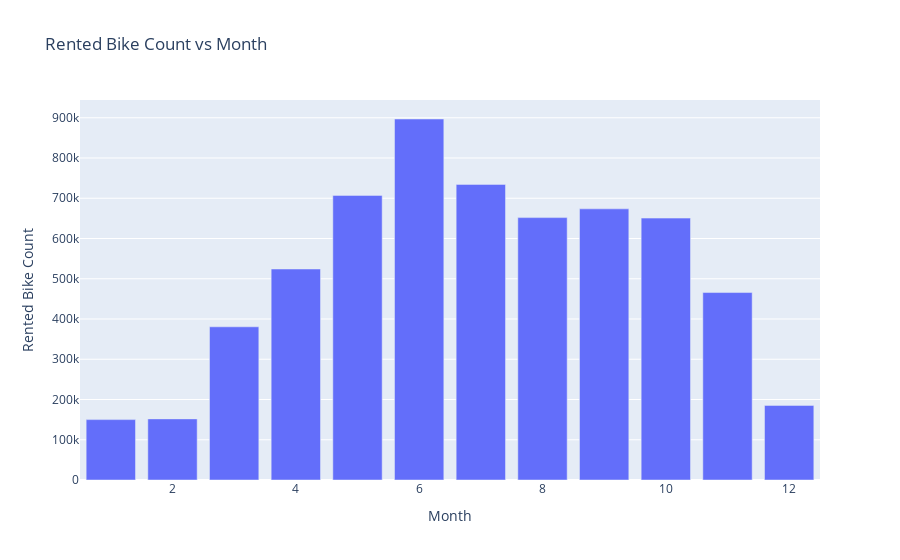

The notebook cell this image was saved under:
### Code cell
# Bar chart for Rented Bike Count vs Month
fig_monthly = px.bar(df_monthly, x='Month', y='Rented Bike Count', title='Rented Bike Count vs Month')
fig_monthly.show()

### Figure 1 — Plotly figure (JSON) as saved in the notebook; plotly's stock layout.template omitted (floating-point values rounded to 4 significant figures)
{"data": [{"alignmentgroup": "True", "hovertemplate": "Month=%{x}<br>Rented Bike Count=%{y}<extra></extra>", "legendgroup": "", "marker": {"color": "#636efa", "pattern": {"shape": ""}}, "name": "", "offsetgroup": "", "orientation": "v", "showlegend": false, "textposition": "auto", "type": "bar", "x": [1, 2, 3, 4, 5, 6, 7, 8, 9, 10, 11, 12], "xaxis": "x", "y": [150006, 151833, 380594, 524227, 707088, 896887, 734460, 651887, 673612, 650675, 465715, 185330], "yaxis": "y"}], "layout": {"barmode": "relative", "legend": {"tracegroupgap": 0}, "title": {"text": "Rented Bike Count vs Month"}, "xaxis": {"anchor": "y", "domain": [0, 1], "title": {"text": "Month"}}, "yaxis": {"anchor": "x", "domain": [0, 1], "title": {"text": "Rented Bike Count"}}}}
